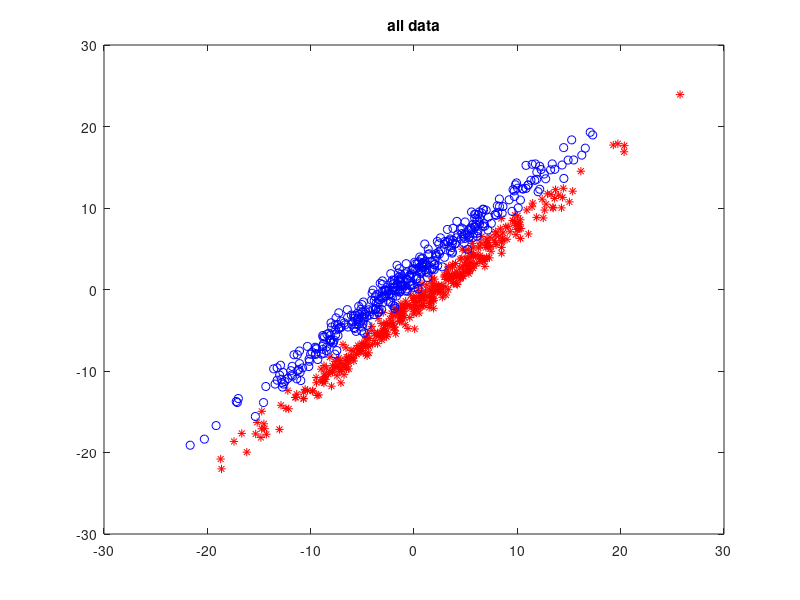
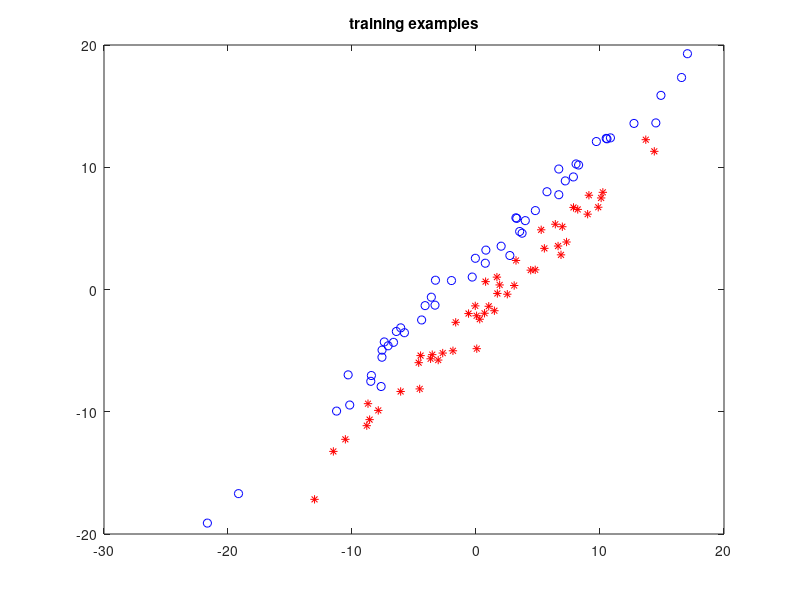

Recreate these plots in MATLAB, in order. (Note: this script raises an error after producing the figures.)
%Classification examples with mixtures of gaussians
%DS (February 2013)


%% generate data
clear all
close all
%means of the positive examples
mux1=[1; -1];

%means of the negative examples
muy1=[-1; 1];



%covariance defined below via eigendecomposition C=U*inv(S)*U'

%U controls the eigenvectors of the covariance matrix
theta=-pi/4;
U   =  [cos(theta) -sin(theta);...
        sin(theta)  cos(theta)];
    
%the inverse of eigenvalues along each eigenvector
s1=2; s2=0.01;
S=[s1,0;0,s2];

%number of data examples
nx=400;
ny=400;

%
xx =  [(sqrt(S)*U')\randn(2,nx) + mux1*ones(1,nx)]';
   
yy =  [(sqrt(S)*U')\randn(2,ny) + muy1*ones(1,ny)]';

   
%add noise_dim dimensions of "noise" 
noise_dim=0; %increase to make the problem harder

xx=[xx randn(nx,noise_dim)];
yy=[yy randn(nx,noise_dim)];

%plot the data (first two dimensions)
figure(1)
plot(xx(:,1),xx(:,2),'r*',yy(:,1),yy(:,2),'bo');
title('all data')

%%
%if you set noise_dim>0, try plotting other dimensions in your data
% figure(2)
% plot(xx(:,3),xx(:,4),'r*',yy(:,3),yy(:,4),'bo');
%%
TD=[xx; yy]';
Target=[ones(1,400) 2*ones(1,400)];

perms = [randperm(400), randperm(400)+400];

%how many training examples from each class
howmany1=50;
howmany2=50;

idxstrn = [perms(1:howmany1), perms(401:(400+howmany2))];
idxstst = [perms(howmany1+1:400), perms((400+howmany2+1):end)];

Xtrn = TD(:,idxstrn)';
ytrn = Target(idxstrn)';
vals = unique(ytrn);
ytrn(ytrn==vals(1)) = -1;
ytrn(ytrn==vals(2)) = 1;
Xtst = TD(:,idxstst)';
ytst = Target(idxstst)';
vals = unique(ytst);
ytst(ytst==vals(1)) = -1;
ytst(ytst==vals(2)) = 1;


%% plot training data (first 2 dimensions)
figure(3)
plot(Xtrn(ytrn==-1,1),Xtrn(ytrn==-1,2),'r*',Xtrn(ytrn==1,1),Xtrn(ytrn==1,2),'bo');
title('training examples')


%% run naive bayes
figure(4)
[ypred_NB] = naive_bayes_gaussianfit(Xtrn, ytrn, Xtst);
err_NB=mean(ypred_NB~=ytst);
display(sprintf('Naive Bayes (Gaussian fit)): %.2f', 100*(1-err_NB)));

%plot predictions on test data
figure(5)
plot(Xtst(ypred_NB==-1,1),Xtst(ypred_NB==-1,2),'r*',Xtst(ypred_NB==1,1),Xtst(ypred_NB==1,2),'bo');
title('predictions on test data (naive bayes)');

%% run svm with a linear kernel 


